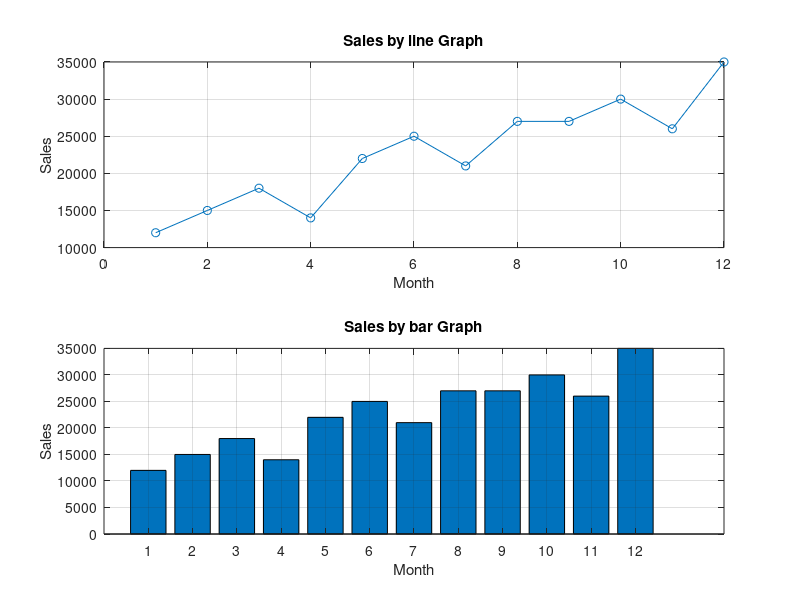

Write the MATLAB code that produced this figure.
clc;
clear;
close all;

sales = [12000 15000 18000 14000 22000 25000 21000 27000 27000 30000 26000 35000];

max_sales = max(sales);
min_sales = min(sales);
avg_sales = mean(sales);
sum_sales = sum(sales);

disp('Sales Data Analysis')
disp('-------------------')

fprintf('Highest sales: %d\n', max_sales);
fprintf('Lowest sales: %d\n', min_sales);
fprintf('Average sales: %.2f\n', avg_sales);
fprintf('Total sales: %d\n', sum_sales);

month = 1:12;

subplot(2,1,1)
plot(month,sales,'-o')
title('Sales by line Graph')
xlabel('Month')
ylabel('Sales')
grid on

subplot(2,1,2)
bar(sales)
title('Sales by bar Graph')
xlabel('Month')
ylabel('Sales')
grid on
